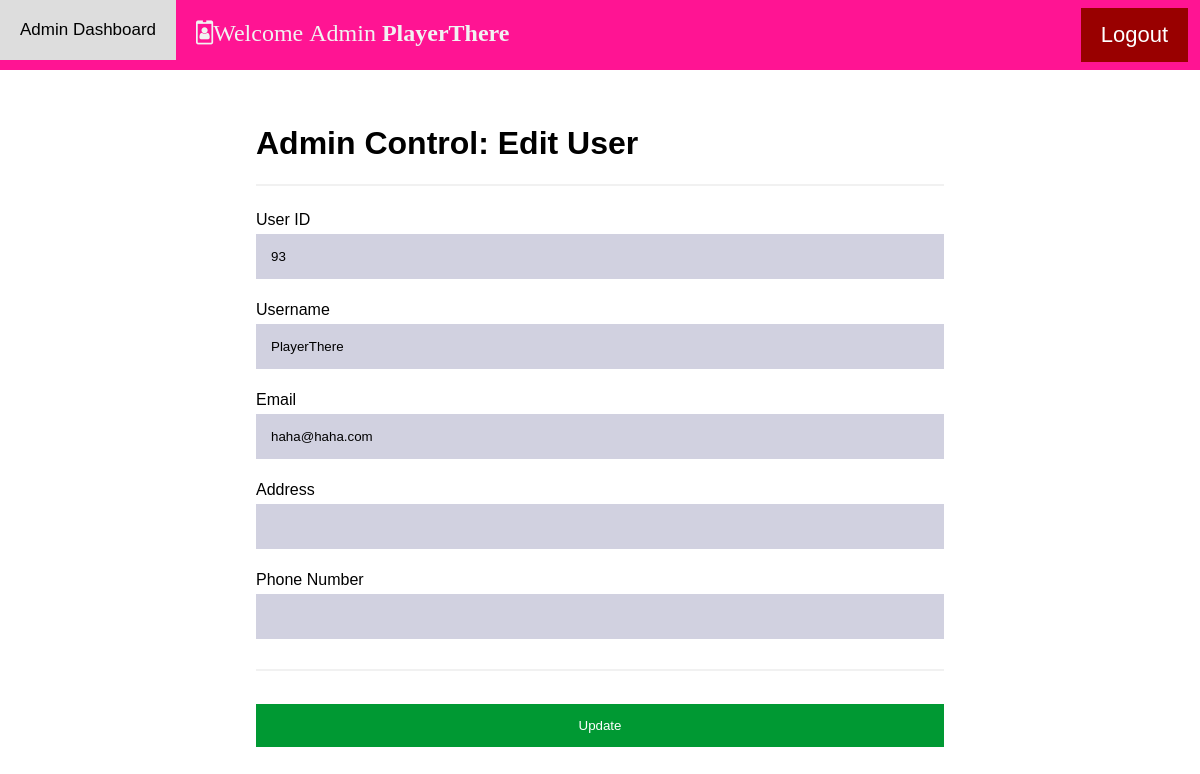
Screenshot of /adminEditUser.php?id=93 (signed in) with the database file from the repository.
### tables this page shows
CREATE TABLE `users` (
  `id` int(6) UNSIGNED NOT NULL,
  `username` varchar(32) NOT NULL,
  `email` varchar(50) NOT NULL,
  `password` varchar(32) NOT NULL,
  `phoneNumber` int(12) DEFAULT NULL,
  `address` varchar(500) DEFAULT NULL,
  `creditCardNo` int(16) DEFAULT NULL,
  `CCName` varchar(100) DEFAULT NULL,
  `CCExpiry` varchar(10) DEFAULT NULL,
  `CCValidationCode` int(3) DEFAULT NULL
);

### adminedituser.php (the view, shortened to what this page needs)
<?php include('server.php') ?>
<!doctype html>
<html>
	<head>
		<link rel="stylesheet" href="css/top_nav.css">
        <link rel="stylesheet" href="css/home_page.css">
        <link rel="stylesheet" href="css/AccountSetting.css">
        <link rel="stylesheet" href="https://cdnjs.cloudflare.com/ajax/libs/font-awesome/4.7.0/css/font-awesome.min.css">
	</head>
	<body>
	<header>
		<?php include"headeradmin.php" ?>
	</header>
	<div class="content">
		<br>
	<div class="MiddleContent">
	<form method="post" action="adminedituser.php">
  		<div class="container">
    	<h1>Admin Control: Edit User</h1>
		<?php
	if (isset($_GET['id'])) {
		$id = trim(mysqli_real_escape_string($db, $_GET['id']));
		$id = intval($id);
		$sql = "SELECT * FROM users where id = '".$id."' ";
		$result = mysqli_query($db, $sql);
		if (mysqli_num_rows($result))
		{
			while ($row = mysqli_fetch_assoc($result))
			{
			echo
    		"<hr>
    		<label for='userID'>User ID</label><br>
  			<input type='text' id='id' name='userid' value='$row[id]' readonly><br>
    		<label for='username'>Username</label><br>
  			<input type='text' id='username' name='username' value='$row[username]'><br>
    		<label for='email'>Email</label><br>
  			<input type='text' id='email' name='email' value='$row[email]'><br>
    		<label for='address'>Address</label><br>
  			<input type='text' id='address' name='address' value='$row[address]'><br>
    		<label for='phoneNumber'>Phone Number</label><br>
  			<input type='text' id='phoneNumber' name='phoneNumber' value='$row[phoneNumber]'><br>
			<hr>";
			}
		}
	}
		?>
  		<button class="btn" type="submit" name="edit_user" >Update</button>
	</form>
	</div>
	</div>
	</body>
</html>

### css/home_page.css (style rules this page uses)
body { margin: 0; font-family: Arial, Helvetica, sans-serif; }
.MiddleContent { max-width: 80%; margin:auto; }
* { box-sizing: border-box; }
* { box-sizing:border-box }
input[type=text], input[type=password] { width: 100%; padding: 12px 20px; margin: 8px 0; display: inline-block; border: 1px solid #ccc; box-sizing: border-box; }
button { background-color: #009933; color: white; padding: 14px 20px; margin: 8px 0; border: none; cursor: pointer; width: 100%; }
.container { padding: 16px; }

### css/AccountSetting.css (style rules this page uses)
* { box-sizing: border-box }
.container { padding: 16px; }
.MiddleContent { max-width: 60%; margin:auto; }
input[type=text], input[type=password] { width: 100%; padding: 15px; margin: 5px 0 22px 0; display: inline-block; border: none; background: #d1d1e0; }
hr { border: 1px solid #f1f1f1; margin-bottom: 25px; }

### rows the page displays
users: userid "93", username "PlayerThere", email "haha@haha.com"

### other values shown
$_SESSION['username'] "PlayerThere"
